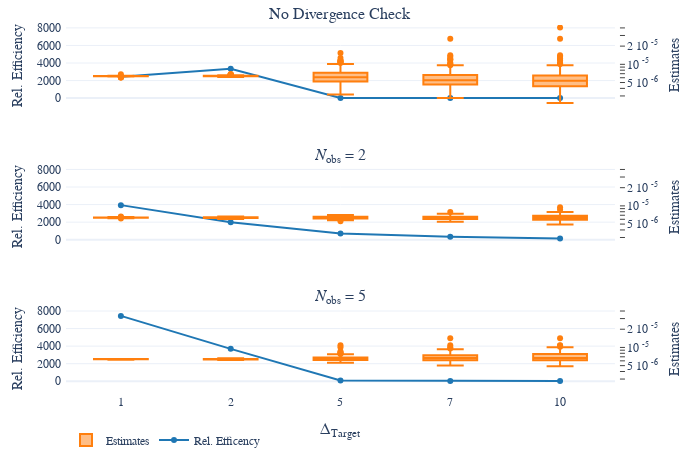

The notebook cell saved with this chart:
### Markdown cell above
## Parameter impact on rel. Efficiency

### Code cell
# filter
my_mixture_model = "GM"
my_obs_windows = [0,2,5]
my_epsilon = 1
my_bm_cvar_tgt = [1,2,5]
my_sample_size=6000
this_df_agg = df_agg.query("Problem == @prob & `Averaging Method`=='Average Estimate' & mixture_model==@my_mixture_model & `Sample Size` == @my_sample_size")
this_df_agg = this_df_agg[this_df_agg['$N_{{ \\text{{obs}} }}$'].isin(my_obs_windows)]
this_df_agg = this_df_agg[this_df_agg['$\\epsilon_{{\\text{{Target}}}}$'] == my_epsilon]
this_df = df.query("Problem == @prob & `Averaging Method`=='Average Estimate' & mixture_model==@my_mixture_model & `Sample Size` == @my_sample_size")
this_df = this_df[this_df['$N_{{ \\text{{obs}} }}$'].isin(my_obs_windows)]
this_df = this_df[this_df['$\\epsilon_{{\\text{{Target}}}}$'] == my_epsilon]
this_df_agg.loc[:,"Relative Efficiency"] = (
    1 - this_df_agg["Truth"]) * this_df_agg["Truth"]
this_df_agg.loc[:,"Relative Efficiency"] = this_df_agg["Relative Efficiency"] / \
    (this_df_agg["Cost Mean"] * this_df_agg["MSE"])

# nice columns names
columns = ['$\\Delta_{{\\text{{Target}}}}$']
# new_names = {k:LATEX_TO_HTML[v] for v in columns} 
for dat in [this_df, this_df_agg]:
    for c in columns:
        dat.loc[:,c] = dat[c].astype("int").astype("string")
        
fig = ree.make_efficiency_plot(this_df_agg,
                               this_df,
'$\\Delta_{{\\text{{Target}}}}$',
                           "Relative Efficiency",
                           "Estimate",
                           facet_row='$N_{{ \\text{{obs}} }}$',
                           facet_row_prefix = LATEX_TO_HTML['$N_{{ \\text{{obs}} }}$'],
                           shared_secondary_y_axes=True,
                           facet_name_sep = ' = ',
                           x_axis_sorting_key=lambda x: x.astype("int"),
                           labels = LATEX_TO_HTML)
# overwrite N_obs = 0
old_a = LATEX_TO_HTML[DF_COLUMNS_TO_LATEX["observation_window"]] + " = 0"
new_a = "No Divergence Check"
fig.for_each_annotation(
    lambda a: a.update(text = new_a if a.text.startswith(old_a) else a.text))
fig.show()
fig_title = "eficiency plot " + prob + " delta_tgt vs obs_window"
fig.write_image(f"{fig_title}.pdf".replace(" ", "_").lower())
fig_description = f"Solving the {prob} with the CBREE method with ${my_sample_size}$ samples. \
We vary the parameter $\\Delta_{{\\text{{Target}}}}$ ($x$-axis) and \
the length of the observation window $N_\\text{{obs}}$ (row). \
For each parameter choice we plot an estimate of the relative efficiency (left $y$-axis) and \
a boxplot of the corresponding ${int(2*this_df_agg.Seed.unique()[0]+1)}$ empirical estimates of the failure probability (righ $y$-axis). \
The parameter $\\epsilon_{{\\text{{Target}}}} = {my_epsilon}$ is fixed."
with open(f"{fig_title} desc.tex".replace(" ", "_").lower(), "w") as file:
    file.write(fig_description)
display(Markdown(fig_description))

### Figure 1 — Plotly figure (JSON) as saved in the notebook; plotly's stock layout.template omitted (floating-point values rounded to 4 significant figures; data arrays with more than 128 entries replaced by an {"elided": "..."} marker saying what was removed)
{"data": [{"legendgroup": "2", "marker": {"color": "#FF7F0E"}, "name": "Estimates", "showlegend": true, "type": "box", "x": {"elided": "600 str values"}, "xaxis": "x", "y": {"elided": "600 float values"}, "yaxis": "y2"}, {"legendgroup": "1", "marker": {"color": "#1F77B4"}, "name": "Rel. Efficency", "showlegend": true, "type": "scatter", "x": ["1", "2", "5", "7", "10"], "xaxis": "x", "y": [2443.0, 3354.0, 13.75, 7.239, 3.274], "yaxis": "y"}, {"legendgroup": "2", "marker": {"color": "#FF7F0E"}, "name": "Estimates", "showlegend": false, "type": "box", "x": {"elided": "600 str values"}, "xaxis": "x2", "y": {"elided": "600 float values"}, "yaxis": "y4"}, {"legendgroup": "1", "marker": {"color": "#1F77B4"}, "name": "Rel. Efficency", "showlegend": false, "type": "scatter", "x": ["1", "2", "5", "7", "10"], "xaxis": "x2", "y": [3935.0, 1985.0, 694.3, 325.4, 126.0], "yaxis": "y3"}, {"legendgroup": "2", "marker": {"color": "#FF7F0E"}, "name": "Estimates", "showlegend": false, "type": "box", "x": {"elided": "600 str values"}, "xaxis": "x3", "y": {"elided": "600 float values"}, "yaxis": "y6"}, {"legendgroup": "1", "marker": {"color": "#1F77B4"}, "name": "Rel. Efficency", "showlegend": false, "type": "scatter", "x": ["1", "2", "5", "7", "10"], "xaxis": "x3", "y": [7442.0, 3689.0, 94.0, 36.59, 29.63], "yaxis": "y5"}], "layout": {"annotations": [{"font": {"size": 16}, "showarrow": false, "text": "No Divergence Check", "x": 0.47, "xanchor": "center", "xref": "paper", "y": 1, "yanchor": "bottom", "yref": "paper"}, {"font": {"size": 16}, "showarrow": false, "text": "<i>N</i><sub>obs</sub> = 2", "x": 0.47, "xanchor": "center", "xref": "paper", "y": 0.6111, "yanchor": "bottom", "yref": "paper"}, {"font": {"size": 16}, "showarrow": false, "text": "<i>N</i><sub>obs</sub> = 5", "x": 0.47, "xanchor": "center", "xref": "paper", "y": 0.2222, "yanchor": "bottom", "yref": "paper"}, {"font": {"size": 16}, "showarrow": false, "text": "Δ<sub>Target</sub>", "x": 0.47, "xanchor": "center", "xref": "paper", "y": 0, "yanchor": "top", "yref": "paper", "yshift": -30}], "autosize": false, "font": {"family": "Serif"}, "height": 466.7, "legend": {"orientation": "h"}, "margin": {"b": 50, "l": 50, "pad": 4, "r": 50, "t": 25}, "width": 700, "xaxis": {"anchor": "y", "domain": [0, 0.94], "exponentformat": "power", "matches": "x3", "showticklabels": false}, "xaxis2": {"anchor": "y3", "domain": [0, 0.94], "matches": "x3", "showticklabels": false}, "xaxis3": {"anchor": "y5", "domain": [0, 0.94]}, "yaxis": {"anchor": "x", "domain": [0.7778, 1], "exponentformat": "power", "matches": "y5", "title": {"text": "Rel. Efficiency"}}, "yaxis2": {"anchor": "x", "exponentformat": "power", "overlaying": "y", "range": [-5.687, -4.35], "showgrid": false, "side": "right", "ticks": "outside", "ticktext": {"elided": "200 str values"}, "tickvals": {"elided": "200 float values"}, "title": {"text": "Estimates"}, "type": "log"}, "yaxis3": {"anchor": "x2", "domain": [0.3889, 0.6111], "matches": "y5", "title": {"text": "Rel. Efficiency"}}, "yaxis4": {"anchor": "x2", "exponentformat": "power", "overlaying": "y3", "range": [-5.687, -4.35], "showgrid": false, "side": "right", "ticks": "outside", "ticktext": {"elided": "200 str values"}, "tickvals": {"elided": "200 float values"}, "title": {"text": "Estimates"}, "type": "log"}, "yaxis5": {"anchor": "x3", "domain": [0, 0.2222], "title": {"text": "Rel. Efficiency"}}, "yaxis6": {"anchor": "x3", "exponentformat": "power", "overlaying": "y5", "range": [-5.687, -4.35], "showgrid": false, "side": "right", "ticks": "outside", "ticktext": {"elided": "200 str values"}, "tickvals": {"elided": "200 float values"}, "title": {"text": "Estimates"}, "type": "log"}}}
